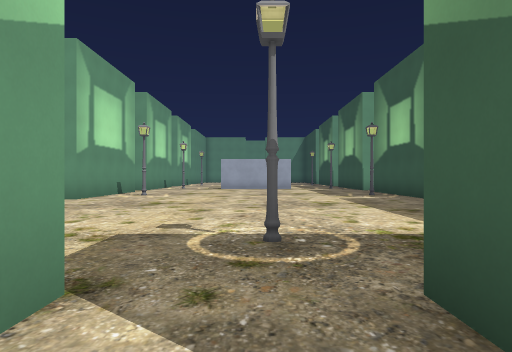
View 1 (above)

24 first-person views from a walk through a Godot game level. The camera is 1.3 m above the floor, looks level and sees 75° across. The floor is counted in squares, 2 m on a side. Each view is taken from the middle of a square. On the plan, view 1 faces up. The plan holds only what a view shows up to about 10 squares ahead; the rest is blank. The place goes on beyond the plan. Characters and animated objects are left out. Some surface patterns are stand-ins.

View 2
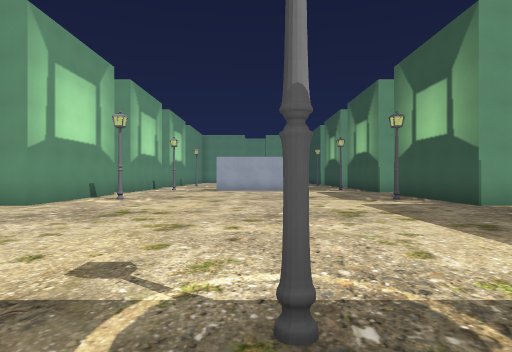

View 3
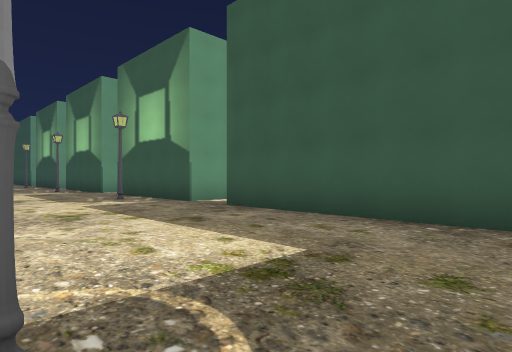

View 4
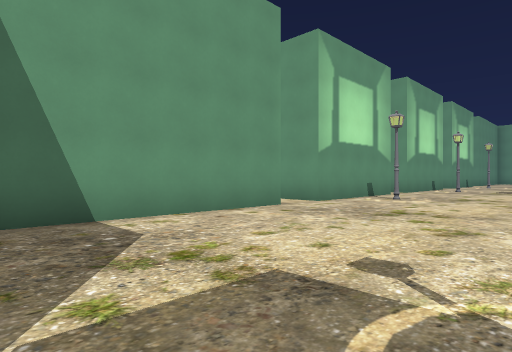

View 5
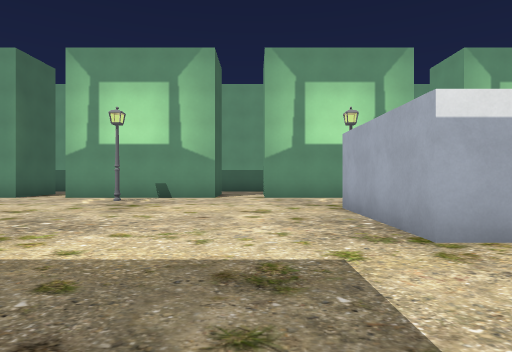

View 6
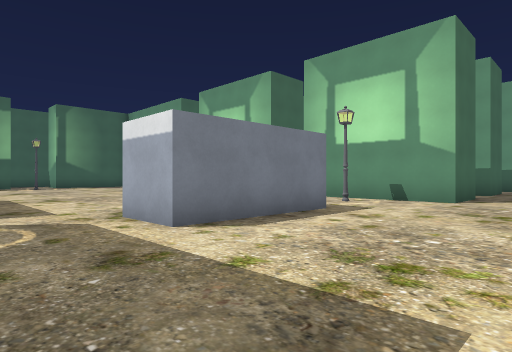

View 7
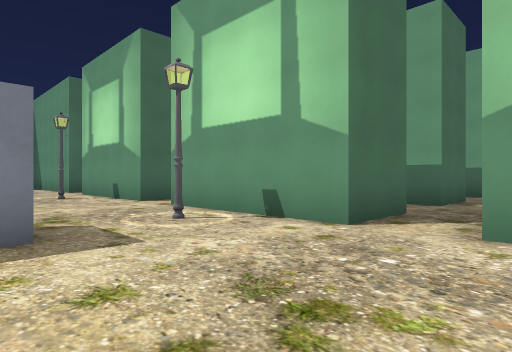

View 8
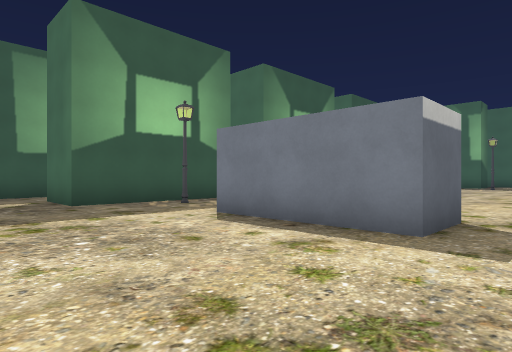

View 9
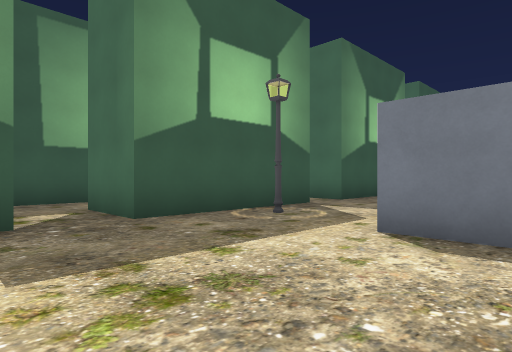

View 10
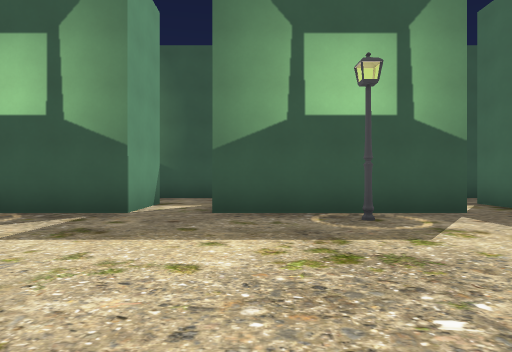

View 11
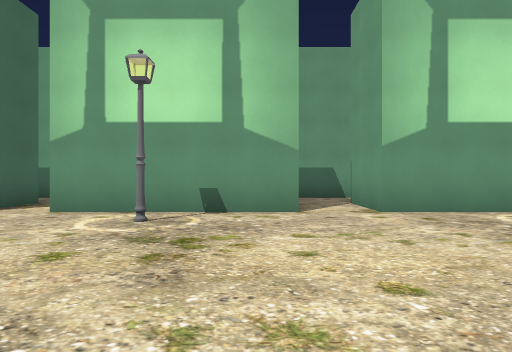

View 12
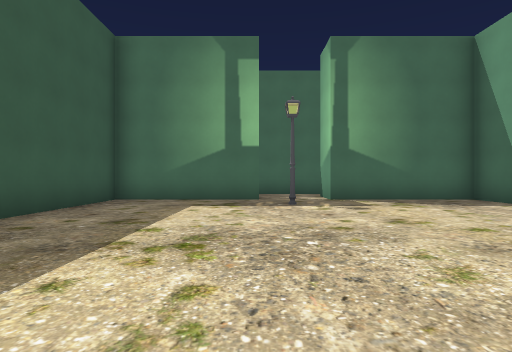

View 13
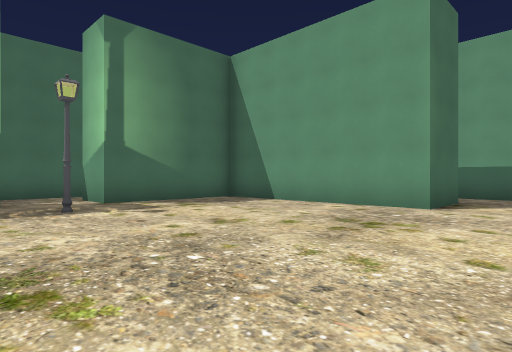

View 14
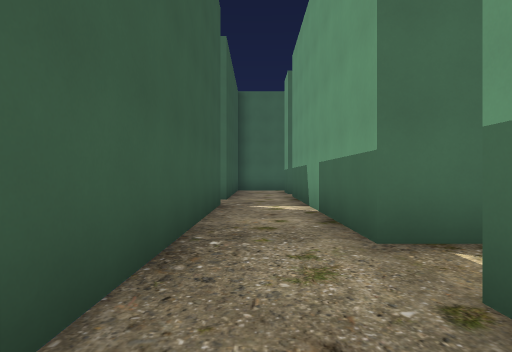

View 15
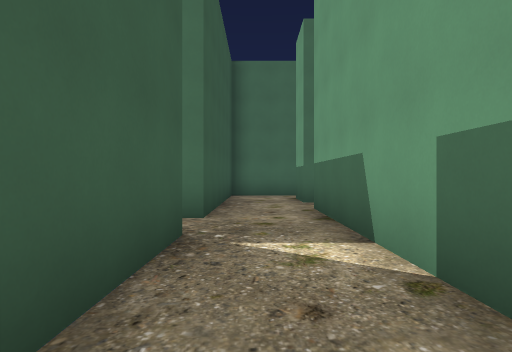

View 16
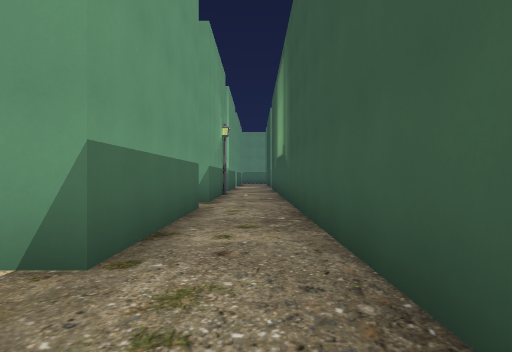

View 17
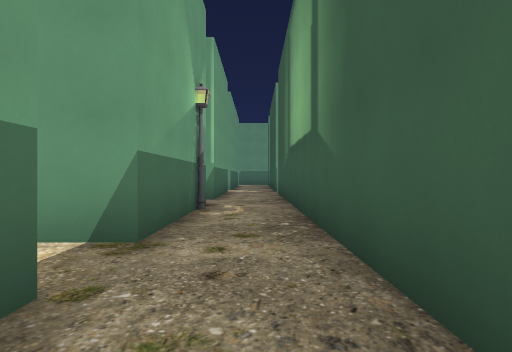

View 18
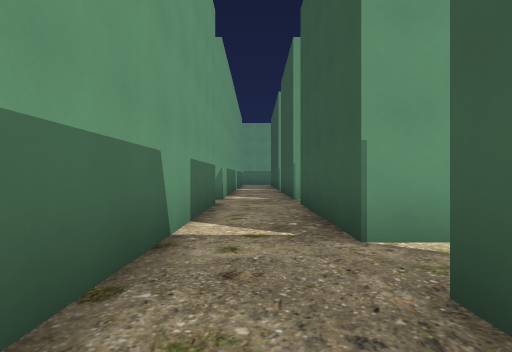

View 19
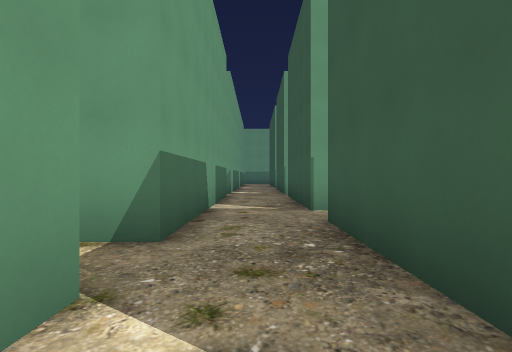

View 20
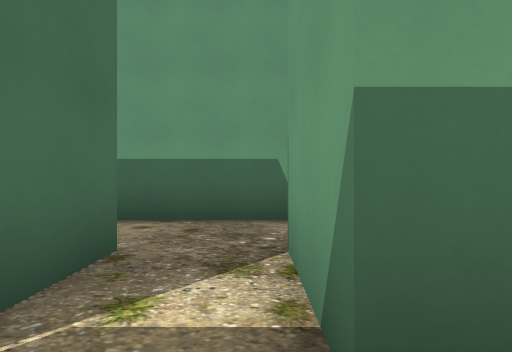

View 21
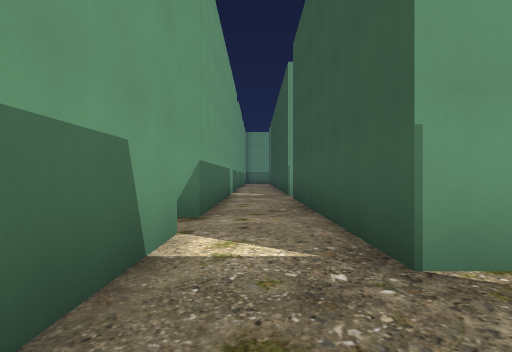

View 22
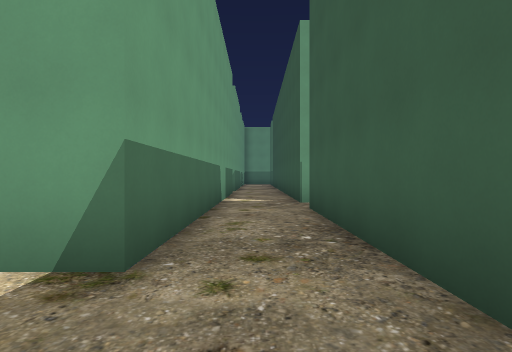

View 23
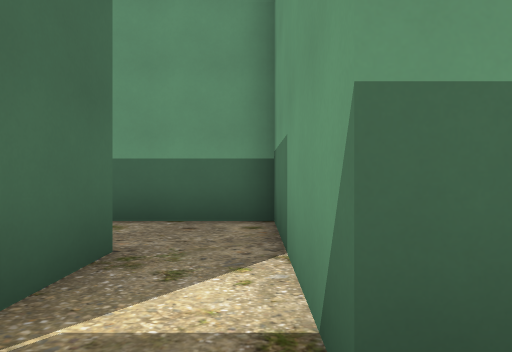

View 24
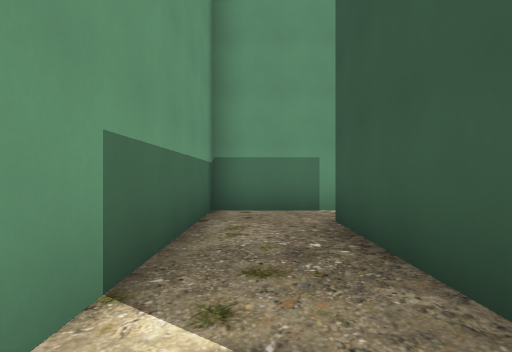

### Floor plan
Key: @ floor where view 1 was taken; # wall or solid block; . floor; L lantern.
Columns run from 17 left of view 1 to 9 right of it. Each row starts with its distance up from view 1.
 22     #.###.###.........###.#
 21     #.. ..................#
 20     #.....................#
 19     #.###.###.........###.#
 18     #.###.###L..###..L###.#
 17     #.###.###...###...###.#
 16 #####.###.###.........###.#
 15 #.....###.................#
 14 #.....###.................#
 13 #.###.###.###.........###.#
 12 #.###.....###.........###.#
 11 #.###.....###L.......L###.#
 10 #.  #.###.###.........###.#
  9  .      #.................#
  8         #.................#
  7         #.###.........###.#
  6         #   #.........###.#
  5             #.........###.#
  4             #.........###.#
  3             #....L....###..
  2             #####.#######.#
  1                 #.#     #.#
  0                 .@.     ..#
 -1                 ##     #..#
 -2                        #..#
 -3                         ..#

Where each view was taken, in squares from view 1:
view 1: 0 up, 0 right, facing up
view 2: 2 up, 0 right, facing up
view 3: 2 up, 0 right, facing up-right
view 4: 2 up, 0 right, facing up-left
view 5: 15 up, 5 right, facing left
view 6: 22 up, 4 right, facing down-left
view 7: 22 up, 1 left, facing down-left
view 8: 22 up, 3 left, facing down-right
view 9: 22 up, 0 right, facing down-right
view 10: 13 up, 1 left, facing right
view 11: 13 up, 1 right, facing left
view 12: 11 up, 1 right, facing down
view 13: 10 up, 2 right, facing down-left
view 14: 11 up, 8 right, facing down
view 15: 7 up, 8 right, facing down
view 16: 7 up, 8 right, facing up
view 17: 12 up, 8 right, facing up
view 18: 12 up, 8 left, facing up
view 19: 9 up, 8 left, facing up
view 20: 12 up, 8 left, facing left
view 21: 10 up, 12 left, facing up
view 22: 13 up, 12 left, facing up
view 23: 15 up, 12 left, facing left
view 24: 9 up, 16 left, facing up
